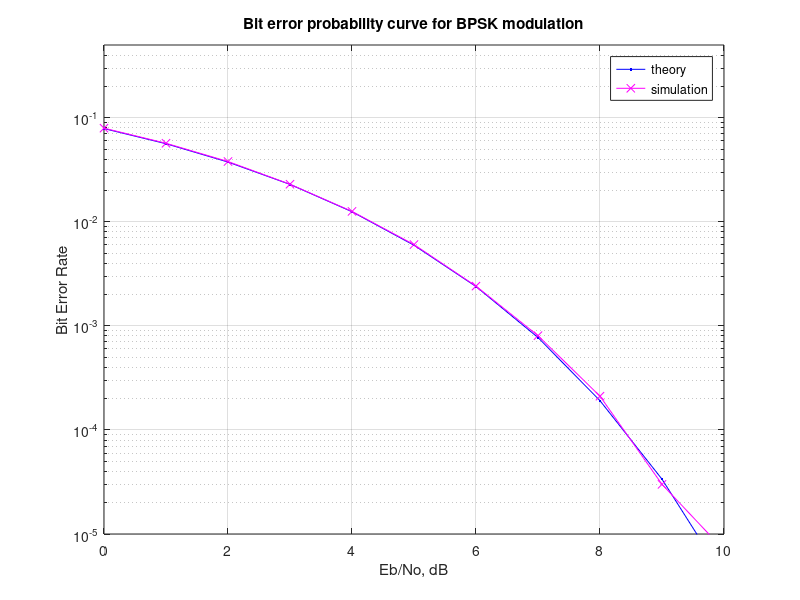

Reproduce this figure in MATLAB.
clc;
clear;
clear all;
N = 10^6; % number of bits or symbols
rand('state',100) % initializing the rand() function
randn('state',200) % initializing the randn() function

% Transmitter
ip = rand(1,N)>0.5; % generating 0,1 with equal probability
s = 2*ip-1; % BPSK modulation 0 -> -1; 1 -> 1 
n = 1/sqrt(2)*[randn(1,N) + j*randn(1,N)]; % white gaussian noise, 0dB variance 
Eb_N0_dB = [0:10]; % multiple Eb/N0 values

for ii = 1:length(Eb_N0_dB)
   % Noise addition
   y = s + 10^(-Eb_N0_dB(ii)/20)*n; % additive white gaussian noise

   % receiver - hard decision decoding
   ipHat = real(y)>0;

   % counting the errors
   nErr(ii) = size(find([ip- ipHat]),2);

end

simBer = nErr/N; % simulated ber
theoryBer = 0.5*erfc(sqrt(10.^(Eb_N0_dB/10))); % theoretical ber

% plot
close all
figure
semilogy(Eb_N0_dB,theoryBer,'b.-');
hold on
semilogy(Eb_N0_dB,simBer,'mx-');
axis([0 10 10^-5 0.5])
grid on
legend('theory', 'simulation');
xlabel('Eb/No, dB');
ylabel('Bit Error Rate');
title('Bit error probability curve for BPSK modulation');
